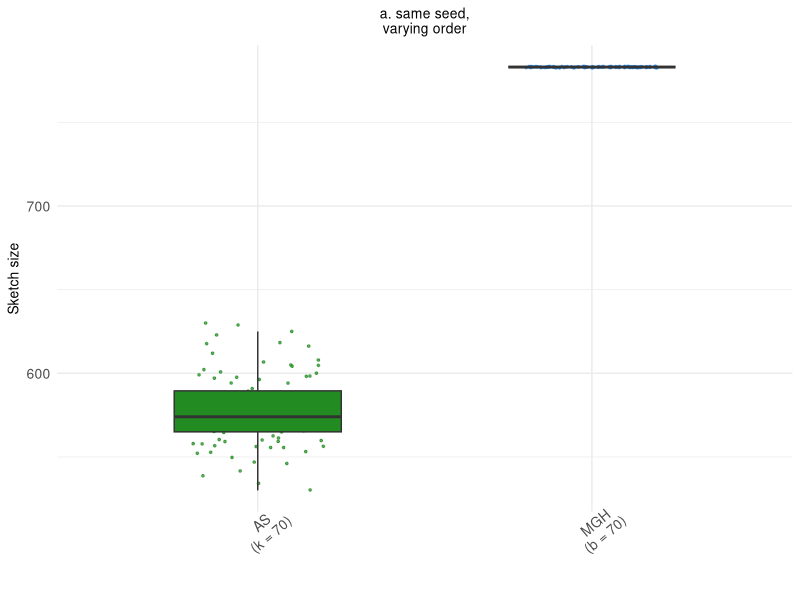
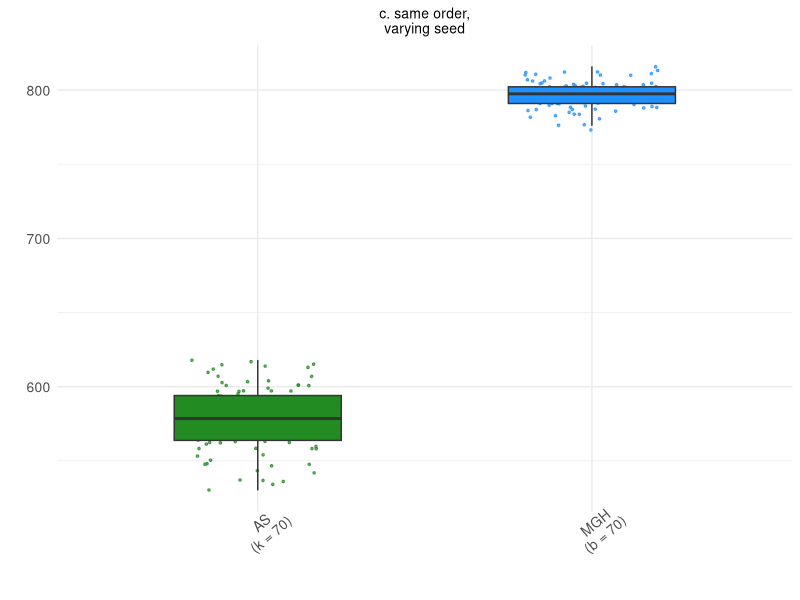
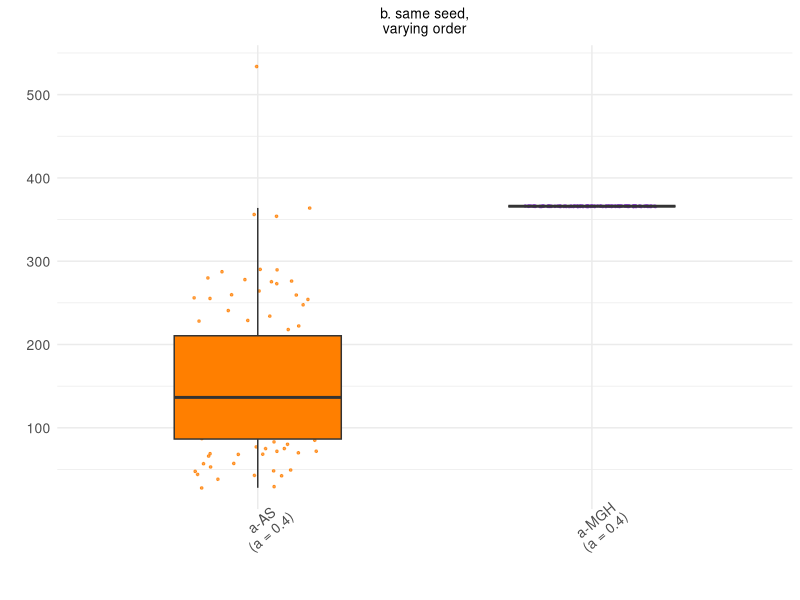
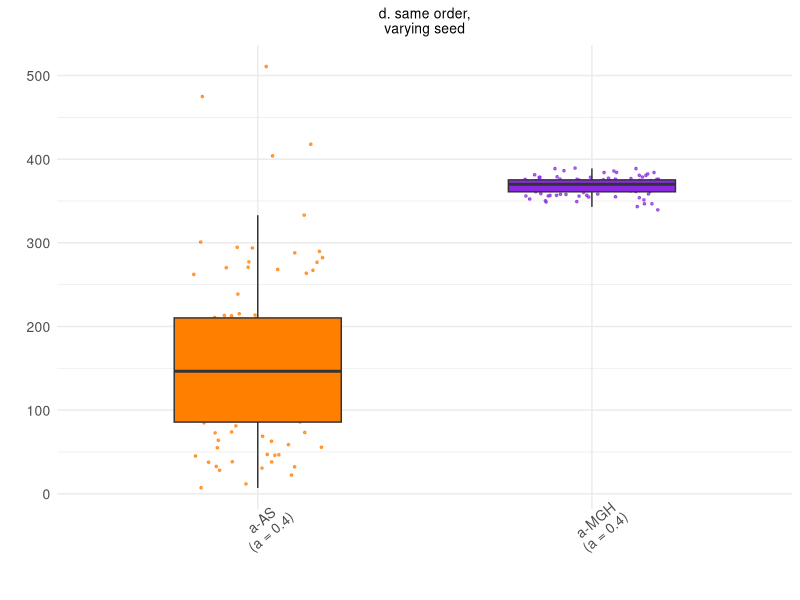
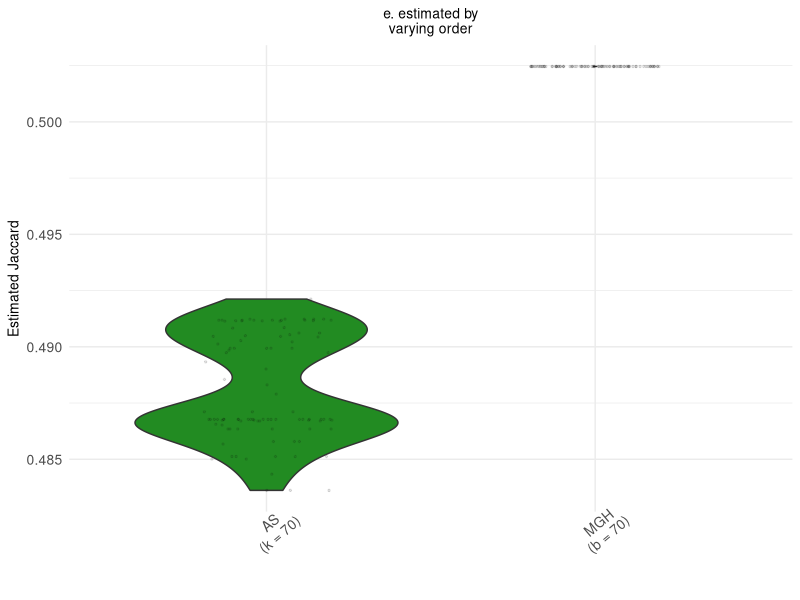
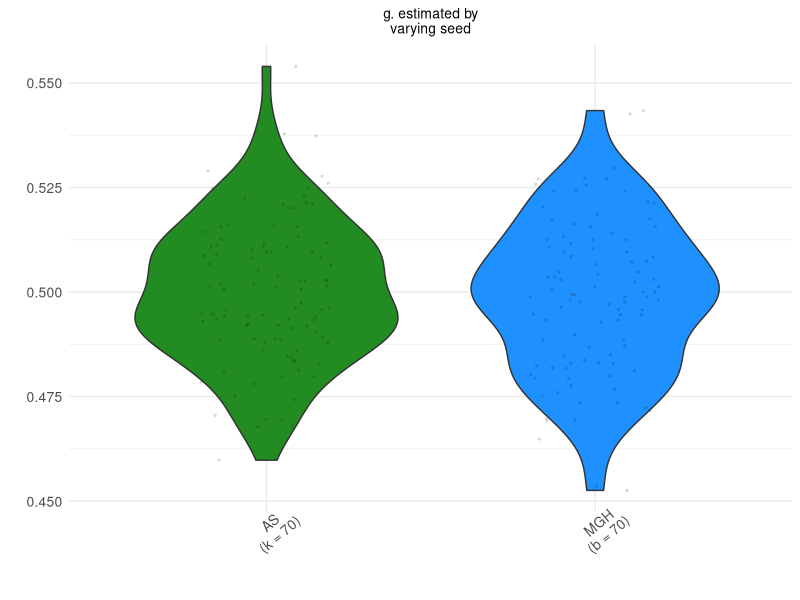
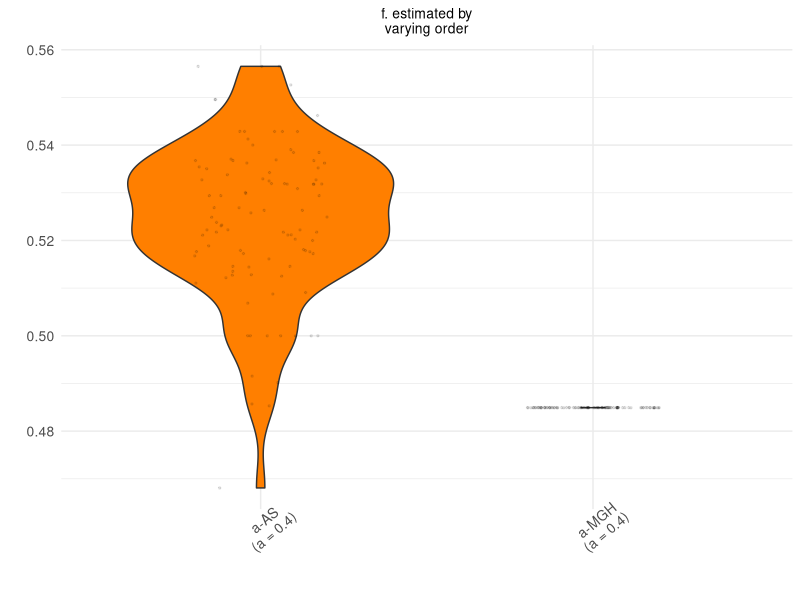
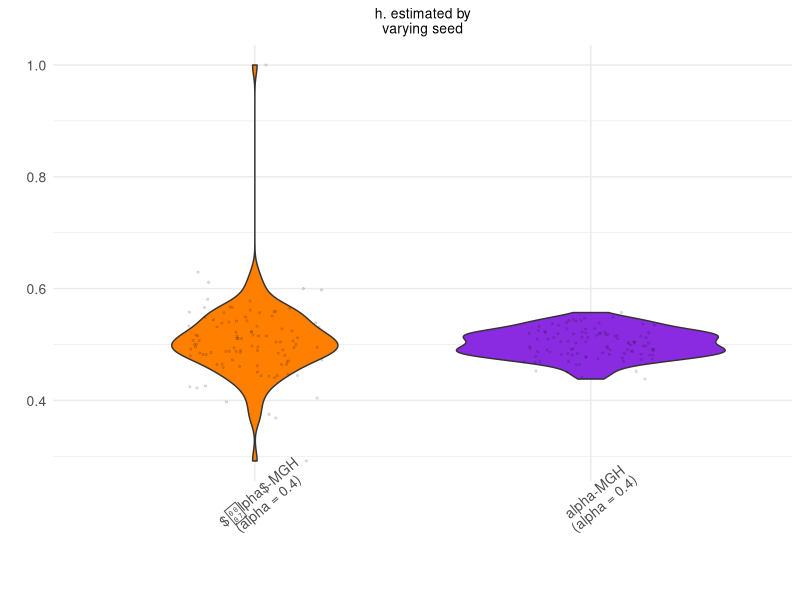

These figures' R source, in order: (Note: this script raises an error after producing the figures.)
library(readr)
library(dplyr)
library(ggplot2)
library(tidyr)

angle = 40
color_as = "forestgreen"
color_mgh = "dodgerblue1"
color_alpha_as = "darkorange1"
color_alpha_mgh = "blueviolet"


# Read CSV
df <- read_csv("results/as_vs_mgh_plain_varying_perm.txt")

df_filtered <- df %>%
  filter(pair_id == 4)

# Convert to long format for plotting
df_long <- df_filtered %>%
  select(as_sketch_size_A, mgh_sketch_size_A) %>%
  pivot_longer(
    cols = everything(),
    names_to = "method",
    values_to = "sketch_size"
  )

# Boxplot + jitter
p1 <- ggplot(df_long, aes(x = method, y = sketch_size, fill = method)) +
  geom_jitter(aes(color = method), width = 0.2, alpha = 0.7, size = 0.6) +
  geom_boxplot(outlier.shape = NA, width = 0.5) +
  theme_minimal() +
  labs(
    x = "",
    y = "Sketch size",
    title = "a. same seed,\nvarying order"
  ) +
  scale_fill_manual(values = c(
    "as_sketch_size_A" = color_as,
    "mgh_sketch_size_A" = color_mgh
  )) +
  scale_color_manual(values = c(
    "as_sketch_size_A" = color_as,
    "mgh_sketch_size_A" = color_mgh
  )) +
  scale_x_discrete(labels = c(
    as_sketch_size_A = "AS\n(k = 70)",
    mgh_sketch_size_A = "MGH\n(b = 70)"
  )) +
  theme(
    plot.title = element_text(size = 10, hjust = 0.5),
    axis.title = element_text(size = 10),
    axis.text.x = element_text(size = 10, angle = angle, hjust = 0.5),
    axis.text.y = element_text(size = 10),
    legend.position = "none"
  )




# Read CSV
df <- read_csv("results/as_vs_mgh_plain_varying_seed.txt")

df_filtered <- df %>%
  filter(pair_id == 4)

# Convert to long format for plotting
df_long <- df_filtered %>%
  select(as_sketch_size_A, mgh_sketch_size_A) %>%
  pivot_longer(
    cols = everything(),
    names_to = "method",
    values_to = "sketch_size"
  )

# Boxplot + jitter
p2 <- ggplot(df_long, aes(x = method, y = sketch_size, fill = method)) +
  geom_jitter(aes(color = method), width = 0.2, alpha = 0.7, size = 0.6) +
  geom_boxplot(outlier.shape = NA, width = 0.5) +
  theme_minimal() +
  labs(
    x = "",
    y = "",
    title = "c. same order,\nvarying seed"
  ) +
  scale_fill_manual(values = c(
    "as_sketch_size_A" = color_as,
    "mgh_sketch_size_A" = color_mgh
  )) +
  scale_color_manual(values = c(
    "as_sketch_size_A" = color_as,
    "mgh_sketch_size_A" = color_mgh
  )) +
  scale_x_discrete(labels = c(
    as_sketch_size_A = "AS\n(k = 70)",
    mgh_sketch_size_A = "MGH\n(b = 70)"
  )) +
  theme(
    plot.title = element_text(size = 10, hjust = 0.5),
    axis.title = element_text(size = 10),
    axis.text.x = element_text(size = 10, angle = angle, hjust = 0.5),
    axis.text.y = element_text(size = 10),
    legend.position = "none"
  )



# Read CSV
df <- read_csv("results/alpha_as_vs_alpha_mgh_varying_perm.txt")

df_filtered <- df %>%
  filter(pair_id == 4)

# Convert to long format for plotting
df_long <- df_filtered %>%
  select(as_sketch_size_A, mgh_sketch_size_A) %>%
  pivot_longer(
    cols = everything(),
    names_to = "method",
    values_to = "sketch_size"
  )

# Boxplot + jitter
p3 <- ggplot(df_long, aes(x = method, y = sketch_size, fill = method)) +
  geom_jitter(aes(color = method), width = 0.2, alpha = 0.7, size = 0.6) +
  geom_boxplot(outlier.shape = NA, width = 0.5) +
  theme_minimal() +
  labs(
    x = "",
    y = "",
    title = "b. same seed,\nvarying order"
  ) +
  scale_fill_manual(values = c(
    "as_sketch_size_A" = color_alpha_as,
    "mgh_sketch_size_A" = color_alpha_mgh
  )) +
  scale_color_manual(values = c(
    "as_sketch_size_A" = color_alpha_as,
    "mgh_sketch_size_A" = color_alpha_mgh
  )) +
  scale_x_discrete(labels = c(
    as_sketch_size_A = "a-AS\n(a = 0.4)",
    mgh_sketch_size_A = "a-MGH\n(a = 0.4)"
  )) +
  theme(
    plot.title = element_text(size = 10, hjust = 0.5),
    axis.title = element_text(size = 10),
    axis.text.x = element_text(size = 10, angle = angle, hjust = 0.5),
    axis.text.y = element_text(size = 10),
    legend.position = "none"
  )



# Read CSV
df <- read_csv("results/alpha_as_vs_alpha_mgh_varying_seed.txt")

df_filtered <- df %>%
  filter(pair_id == 4)

# Convert to long format for plotting
df_long <- df_filtered %>%
  select(as_sketch_size_A, mgh_sketch_size_A) %>%
  pivot_longer(
    cols = everything(),
    names_to = "method",
    values_to = "sketch_size"
  )

# Boxplot + jitter
p4 <- ggplot(df_long, aes(x = method, y = sketch_size, fill = method)) +
  geom_jitter(aes(color = method), width = 0.2, alpha = 0.7, size = 0.6) +
  geom_boxplot(outlier.shape = NA, width = 0.5) +
  theme_minimal() +
  labs(
    x = "",
    y = "",
    title = "d. same order,\nvarying seed"
  ) +
  scale_fill_manual(values = c(
    "as_sketch_size_A" = color_alpha_as,
    "mgh_sketch_size_A" = color_alpha_mgh
  )) +
  scale_color_manual(values = c(
    "as_sketch_size_A" = color_alpha_as,
    "mgh_sketch_size_A" = color_alpha_mgh
  )) +
  scale_x_discrete(labels = c(
    as_sketch_size_A = "a-AS\n(a = 0.4)",
    mgh_sketch_size_A = "a-MGH\n(a = 0.4)"
  )) +
  theme(
    plot.title = element_text(size = 10, hjust = 0.5),
    axis.title = element_text(size = 10),
    axis.text.x = element_text(size = 10, angle = angle, hjust = 0.5),
    axis.text.y = element_text(size = 10),
    legend.position = "none"
  )





# Read CSV
df <- read_csv("results/as_vs_mgh_plain_varying_perm.txt")

df_filtered <- df %>%
  filter(pair_id == 4)

df_long <- df_filtered %>%
  select(jaccard_as, jaccard_mgh) %>%
  pivot_longer(
    cols = everything(),
    names_to = "method",
    values_to = "jaccard"
  )


# Boxplot + jitter
p5 <- ggplot(df_long, aes(x = method, y = jaccard, fill = method)) +
  geom_violin(outlier.shape = NA, width = 0.8) +
  geom_jitter(width = 0.2, alpha = 0.1, size = 0.5, color='black') +
  theme_minimal() +
  labs(
    x = "",
    y = "Estimated Jaccard",
    title = "e. estimated by\nvarying order"
  ) +
  scale_fill_manual(values = c(
    "jaccard_as" = color_as,
    "jaccard_mgh" = color_mgh
  )) +
  scale_color_manual(values = c(
    "jaccard_as" = color_as,
    "jaccard_mgh" = color_mgh
  )) +
  scale_x_discrete(labels = c(
    jaccard_as = "AS\n(k = 70)",
    jaccard_mgh = "MGH\n(b = 70)"
  )) +
  theme(
    plot.title = element_text(size = 10, hjust = 0.5),
    axis.title = element_text(size = 10),
    axis.text.x = element_text(size = 10, angle = angle, hjust = 0.5),
    axis.text.y = element_text(size = 10),
    legend.position = "none"
  )




# Read CSV
df <- read_csv("results/as_vs_mgh_plain_varying_seed.txt")

df_filtered <- df %>%
  filter(pair_id == 4)

df_long <- df_filtered %>%
  select(jaccard_as, jaccard_mgh) %>%
  pivot_longer(
    cols = everything(),
    names_to = "method",
    values_to = "jaccard"
  )


# Boxplot + jitter
p6 <- ggplot(df_long, aes(x = method, y = jaccard, fill = method)) +
  geom_violin(outlier.shape = NA, width = 0.8) +
  geom_jitter(width = 0.2, alpha = 0.1, size = 0.5, color='black') +
  theme_minimal() +
  labs(
    x = "",
    y = "",
    title = "g. estimated by\nvarying seed"
  ) +
  scale_fill_manual(values = c(
    "jaccard_as" = color_as,
    "jaccard_mgh" = color_mgh
  )) +
  scale_color_manual(values = c(
    "jaccard_as" = color_as,
    "jaccard_mgh" = color_mgh
  )) +
  scale_x_discrete(labels = c(
    jaccard_as = "AS\n(k = 70)",
    jaccard_mgh = "MGH\n(b = 70)"
  )) +
  theme(
    plot.title = element_text(size = 10, hjust = 0.5),
    axis.title = element_text(size = 10),
    axis.text.x = element_text(size = 10, angle = angle, hjust = 0.5),
    axis.text.y = element_text(size = 10),
    legend.position = "none"
  )





# Read CSV
df <- read_csv("results/alpha_as_vs_alpha_mgh_varying_perm.txt")

df_filtered <- df %>%
  filter(pair_id == 4)

df_long <- df_filtered %>%
  select(jaccard_as, jaccard_mgh) %>%
  pivot_longer(
    cols = everything(),
    names_to = "method",
    values_to = "jaccard"
  )


# Boxplot + jitter
p7 <- ggplot(df_long, aes(x = method, y = jaccard, fill = method)) +
  geom_violin(outlier.shape = NA, width = 0.8) +
  geom_jitter(width = 0.2, alpha = 0.1, size = 0.5, color='black') +
  theme_minimal() +
  labs(
    x = "",
    y = "",
    title = "f. estimated by\nvarying order"
  ) +
  scale_fill_manual(values = c(
    "jaccard_as" = color_alpha_as,
    "jaccard_mgh" = color_alpha_mgh
  )) +
  scale_color_manual(values = c(
    "jaccard_as" = color_alpha_as,
    "jaccard_mgh" = color_alpha_mgh
  )) +
  scale_x_discrete(labels = c(
    jaccard_as = "a-AS\n(a = 0.4)",
    jaccard_mgh = "a-MGH\n(a = 0.4)"
  )) +
  theme(
    plot.title = element_text(size = 10, hjust = 0.5),
    axis.title = element_text(size = 10),
    axis.text.x = element_text(size = 10, angle = angle, hjust = 0.5),
    axis.text.y = element_text(size = 10),
    legend.position = "none"
  )





# Read CSV
df <- read_csv("results/alpha_as_vs_alpha_mgh_varying_seed.txt")

df_filtered <- df %>%
  filter(pair_id == 4)

df_long <- df_filtered %>%
  select(jaccard_as, jaccard_mgh) %>%
  pivot_longer(
    cols = everything(),
    names_to = "method",
    values_to = "jaccard"
  )


# Boxplot + jitter
p8 <- ggplot(df_long, aes(x = method, y = jaccard, fill = method)) +
  geom_violin(outlier.shape = NA, width = 0.8) +
  geom_jitter(width = 0.2, alpha = 0.1, size = 0.5, color='black') +
  theme_minimal() +
  labs(
    x = "",
    y = "",
    title = "h. estimated by\nvarying seed"
  ) +
  scale_fill_manual(values = c(
    "jaccard_as" = color_alpha_as,
    "jaccard_mgh" = color_alpha_mgh
  )) +
  scale_color_manual(values = c(
    "jaccard_as" = color_alpha_as,
    "jaccard_mgh" = color_alpha_mgh
  )) +
  scale_x_discrete(labels = c(
    jaccard_as = "$\alpha$-MGH\n(alpha = 0.4)",
    jaccard_mgh = "alpha-MGH\n(alpha = 0.4)"
  )) +
  theme(
    plot.title = element_text(size = 10, hjust = 0.5),
    axis.title = element_text(size = 10),
    axis.text.x = element_text(size = 10, angle = angle, hjust = 0.5),
    axis.text.y = element_text(size = 10),
    legend.position = "none"
  )




cairo_pdf(file="plots/as_vs_mgh.pdf", width=7, height=5)
# Print the plots
(p1 | p3 | p2 | p4) /
(p5 | p7 | p6 | p8 )
dev.off()
